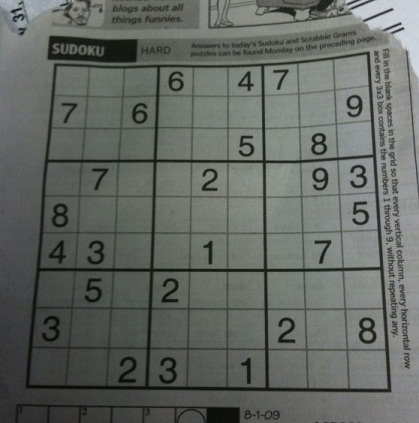
//> input picture data/sudoku-original.jpg, 419 x 423 px
$ ./sudokusolver   (built with g++ and OpenCV 4)
//> lines starting //> are read from the running program, lines starting //| are printed output that depends on the picture; after the words box and inside, x2 and y2 are one past the last pixel; in counts of white or black regions, pixels touching at a corner belong together
### src/sudoku-tools.h
// Copyright Utkarsh Sinha (2010)
// Modified Stefano Sinigardi (2017)

#pragma once

#include <opencv2/opencv.hpp>
#include <opencv2/highgui.hpp>
#include <opencv2/imgproc.hpp>

using namespace cv;
using namespace std;

void drawLine(Vec2f line, Mat &img, Scalar rgb = CV_RGB(0, 0, 255));
void mergeRelatedLines(vector<Vec2f> *lines, Mat &img);

### src/sudoku-tools.cpp
// Copyright Utkarsh Sinha (2010)
// Modified Stefano Sinigardi (2017)

#include "sudoku-tools.h"


void drawLine(Vec2f line, Mat &img, Scalar rgb)
{
  if (line[1] != 0)
  {
    float m = -1 / tan(line[1]);
    float c = line[0] / sin(line[1]);

    cv::line(img, Point(0, (int)c), Point(img.size().width, (int)(m*img.size().width + c)), rgb);
  }
  else
  {
    cv::line(img, Point((int)line[0], 0), Point((int)(line[0]), img.size().height), rgb);
  }
}

void mergeRelatedLines(vector<Vec2f> *lines, Mat &img)
{
  // The iterator helps traverse the array list. Each element of the list contains 2 things: rho and theta (the normal form of a line).
  // During the merging process, certain lines will fuse together.
  vector<Vec2f>::iterator current;
  vector<Vec4i> points(lines->size());
  for (current = lines->begin(); current != lines->end(); current++)
  {
    // We'll need to mark lines that have been fused (so they aren't considered for other things).
    // This is done by setting the rho to zero and theta to -100 (an impossible value).
    // So whenever we encounter such a line, we simply skip it:
    if ((*current)[0] == 0 && (*current)[1] == -100) continue;

    // Now, we store the rho and theta for the current line in two variables:
    float p1 = (*current)[0];
    float theta1 = (*current)[1];

    // With these two values, we find two points on the line
    // If the is horizontal (theta is around 90 degrees), we find a point at the extreme left (x=0)
    // and one at the extreme right (x=img.width). If not, we find a point at the extreme top (y=0)
    // and one at extreme bottom (y=img.height). All the calculations are done based on the normal form of a line.
    Point pt1current, pt2current;
    if (theta1 > CV_PI * 45 / 180 && theta1 < CV_PI * 135 / 180)
    {
      pt1current.x = 0;
      pt1current.y = (int)(p1 / sin(theta1));

      pt2current.x = img.size().width;
      pt2current.y = (int)(-pt2current.x / tan(theta1) + p1 / sin(theta1));
    }
    else
    {
      pt1current.y = 0;
      pt1current.x = (int)(p1 / cos(theta1));

      pt2current.y = img.size().height;
      pt2current.x = (int)(-pt2current.y / tan(theta1) + p1 / cos(theta1));
    }

    // We start iterating over the lines again
    // With this loop, we can compare every line with every other line.
    vector<Vec2f>::iterator	pos;
    for (pos = lines->begin(); pos != lines->end(); pos++)
    {
      // If we find that the line current is the same as the line pos, we continue. No point fusing the same line.
      if (*current == *pos)
        continue;

      // Now we check if the lines are within a certain distance of each other:
      if (fabs((*pos)[0] - (*current)[0]) < 20 && fabs((*pos)[1] - (*current)[1]) < CV_PI * 10 / 180)
      {
        // If they are, we store the rho and theta for the line pos.
        float p = (*pos)[0];
        float theta = (*pos)[1];

        // And again, we find two points on the line pos:
        Point pt1, pt2;
        if ((*pos)[1] > CV_PI * 45 / 180 && (*pos)[1] < CV_PI * 135 / 180)
        {
          pt1.x = 0;
          pt1.y = (int)(p / sin(theta));

          pt2.x = img.size().width;
          pt2.y = (int)(-pt2.x / tan(theta) + p / sin(theta));
        }
        else
        {
          pt1.y = 0;
          pt1.x = (int)(p / cos(theta));

          pt2.y = img.size().height;
          pt2.x = (int)(-pt2.y / tan(theta) + p / cos(theta));
        }

        // If endpoints of the line pos and the line current are close to each other, we fuse them:
        if (((double)(pt1.x - pt1current.x)*(pt1.x - pt1current.x) + (pt1.y - pt1current.y)*(pt1.y - pt1current.y) < 64 * 64) && ((double)(pt2.x - pt2current.x)*(pt2.x - pt2current.x) + (pt2.y - pt2current.y)*(pt2.y - pt2current.y) < 64 * 64))
        {
          printf("Merging\n");
          // Merge the two
          (*current)[0] = ((*current)[0] + (*pos)[0]) / 2;
          (*current)[1] = ((*current)[1] + (*pos)[1]) / 2;

          (*pos)[0] = 0;
          (*pos)[1] = -100;
        }
      }
    }
  }

  //return lines;
}

### src/sudokusolver.cpp
// Copyright Utkarsh Sinha (2010)
// Modified Stefano Sinigardi (2017)

#include "sudoku-tools.h"


int main()
{
  // We load the image in grayscale mode. We don't want to bother with the colour information, so just skip it.
  Mat sudoku = imread("../data/sudoku-original.jpg", 0);
//> sudoku: 423 rows x 419 cols, CV_8UC1; min 5, max 218, mean 101.9

  // we create a blank image of the same size. This image will hold the actual outer box of puzzle:
  Mat outerBox = Mat(sudoku.size(), CV_8UC1);

  // Create a duplicate. We'll try to extract grid lines in this image
  Mat original = sudoku.clone();

  // Blur the image a little. This smooths out the noise a bit and makes extracting the grid lines easier.
  GaussianBlur(sudoku, sudoku, Size(11, 11), 0);

  // With the noise smoothed out, we can now threshold the image.
  // The image can have varying illumination levels, so a good choice for a thresholding algorithm would be an adaptive threshold.
  // It calculates a threshold level several small windows in the image.
  // This threshold level is calculated using the mean level in the window, so it keeps things illumination independent.
  // It calculates a mean over a 5x5 window and subtracts 2 from the mean. This is the threshold level for every pixel.
  adaptiveThreshold(sudoku, outerBox, 255, ADAPTIVE_THRESH_MEAN_C, THRESH_BINARY, 5, 2);
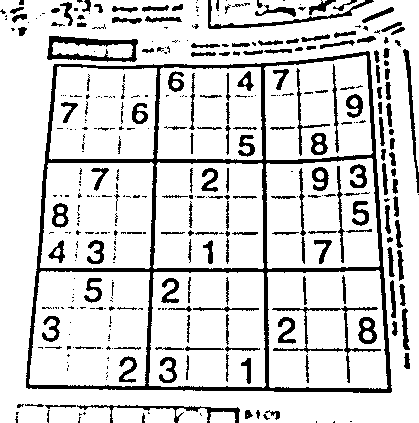
//> outerBox: 423 rows x 419 cols, CV_8UC1; 83.5% white; 389 black regions (212 under 20 px), largest, box (x1, y1, x2, y2) and area: (26, 51, 392, 393) 10109, (47, 36, 138, 62) 1011, (272, 306, 381, 383) 771

  imshow("thresholded", outerBox);
  waitKey(0);

  // Since we're interested in the borders, and they are black, we invert the image outerBox.
  // Then, the borders of the puzzles are white (along with other noise).
  bitwise_not(outerBox, outerBox);

  // This thresholding operation can disconnect certain connected parts (like lines).
  // So dilating the image once will fill up any small "cracks" that might have crept in.
  // Note that I've used a plus shaped structuring element here (the kernel matrix).
  Mat kernel = (Mat_<uchar>(3, 3) << 0, 1, 0, 1, 1, 1, 0, 1, 0);
  dilate(outerBox, outerBox, kernel);


  // Finding the biggest blob
  // First, I use the floodfill command. This command returns a bounding rectangle of the pixels it filled.
  // We've assumed the biggest thing in the picture to be the puzzle. So the biggest blob should have be the puzzle.
  // Since it is the biggest, it will have the biggest bounding box as well.
  // So we find the biggest bounding box, and save the location where we did the flood fill.
  // We iterate through the image. The >=128 condition is to ensure that only the white parts are flooded.
  // Whenever we encounter such a part, we flood it with a dark gray colour (gray level 64).
  // So in the future, we won't be reflooding these blobs. And whenever we encounter a big blob, we note the current point and the area it has.
  int count = 0;
  int max = -1;
  Point maxPt;
  Mat cloneOuterBox = outerBox.clone();
  for (int y = 0; y < outerBox.size().height; y++)
  {
    uchar *row = outerBox.ptr(y);
    for (int x = 0; x < outerBox.size().width; x++)
    {
      if (row[x] >= 128)
      {
        int area = floodFill(outerBox, Point(x, y), CV_RGB(0, 0, 64));

        if (area > max)
        {
          maxPt = Point(x, y);
          max = area;
        }
      }
    }
  }
//> this loop made 423 passes
//> (maxPt, max) on passes 1 to 3: (Point(207, 0), 1602), (Point(207, 0), 1602), (Point(207, 0), 1602)
//> outerBox: 423 rows x 419 cols, CV_8UC1; values 0 (black) and 64 (white), 27.2% white; 186 white regions (34 under 20 px), largest, box (x1, y1, x2, y2) and area: (25, 50, 393, 394) 15245, (271, 274, 382, 384) 1798, (207, 0, 375, 30) 1717
//> after the loop, max = 15245

  // Now, we have several blobs filled with a dark gray colour (level 64).
  // And we also know the point what produces a blob with maximum area. So we floodfill that point with white
  floodFill(outerBox, maxPt, CV_RGB(255, 255, 255));

  // Now, the biggest blob is white. We need to turn the other blobs black. We do that here.
  // Wherever a dark gray point is enountered, it is flooded with black, effectively "hiding" it.
  for (int y = 0; y < outerBox.size().height; y++)
  {
    uchar *row = outerBox.ptr(y);
    for (int x = 0; x < outerBox.size().width; x++)
    {
      if (row[x] == 64 && x != maxPt.x && y != maxPt.y)
      {
        int area = floodFill(outerBox, Point(x, y), CV_RGB(0, 0, 0));
      }
    }
    //printf("Current row: %d\n", y);
  }
//> outerBox: 423 rows x 419 cols, CV_8UC1; 8.6% white; 1 white region, box (x1, y1, x2, y2) and area: (25, 50, 393, 394) 15245

  // Because we had dilated the image earlier, we'll "restore" it a bit by eroding it:
  erode(outerBox, outerBox, kernel);
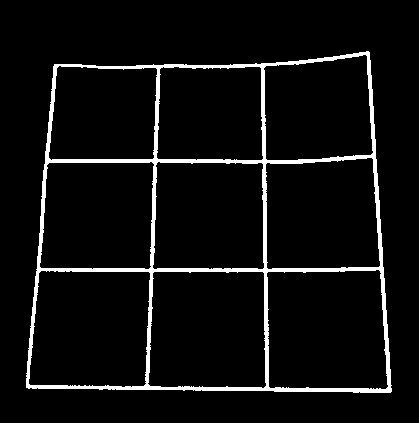
//> outerBox: 423 rows x 419 cols, CV_8UC1; 5.7% white; 1 white region, box (x1, y1, x2, y2) and area: (26, 51, 392, 393) 10121
  //imshow("thresholded", outerBox);


  // Detecting lines
  // At this point, we have a single blob. Now its time to find lines. This is done with the Hough transform.
  // OpenCV comes with it. So a line of code is all that's needed.
  vector<Vec2f> lines;
  HoughLines(outerBox, lines, 1, CV_PI / 180, 200);
//> lines = 21 lines (rho, theta), first 12: [385, 1.59], [388, 1.57], [269, 1.57], [-362, 3.07], [-261, 3.12], [160, 0.03], [60, 0.09], [-366, 3.09], [160, 1.57], [264, 0], [273, 1.55], [158, 1.59]

  // Each physical line has several possible approximations. This is usually because the physical line is thick.
  // So, just these lines aren't enough for figuring out where the puzzle is located. We'll have to do some math with these lines.
  // One way to fix this is to "merge" lines that are close by. We wrote mergeRelatedLines to do it!
  mergeRelatedLines(&lines, sudoku);
//> the loop in mergeRelatedLines, `for (current = lines->begin(); current != lines->end(); current++)` made 21 passes
//> (p1, theta1) on passes 1, 3, 4, 5, 6, 7, 8, 9, 10, 14, 16, 17: (385, 1.59), (269, 1.57), (-362, 3.07), (-261, 3.12), (160, 0.0349), (60, 0.0873), (-366, 3.09), (160, 1.57), (264, 0), (164, 0.0524), (157, 0.0175), (64, 0.105)
//> lines = 21 items, first 12: [386.5, 1.58], [0, -100], [268.5, 1.58], [-362, 3.07], [-261, 3.12], [160, 0.03], [60, 0.09], [-366, 3.09], [161.5, 1.57], [264, 0], [0, -100], [0, -100]

  // Then we draw our lines in the image
  printf("Size of lines: %d\n", ((int)lines.size()));
//| Size of lines: 21
  for (int i = 0; i < lines.size(); i++)
  {
    drawLine(lines[i], outerBox, CV_RGB(0, 0, 128));
  }
//> this loop made 21 passes
//> (m in drawLine, c in drawLine) on passes 1, 2, 3, 4, 5, 6, 7, 8, 9, 11, 12, 13: (0.00873, 386.5), (-1.7, 0), (0.00436, 268.5), (14.3, -5189.5), (57.29, -14954.9), (-28.64, 4584.6), (-11.43, 688.4), (19.08, -6993.3), (-0.00436, 161.5), (-1.7, 0), (-1.7, 0), (-1.7, 0)
//> pass 1, `drawLine(lines[i], outerBox, CV_RGB(0, 0, 128));`:
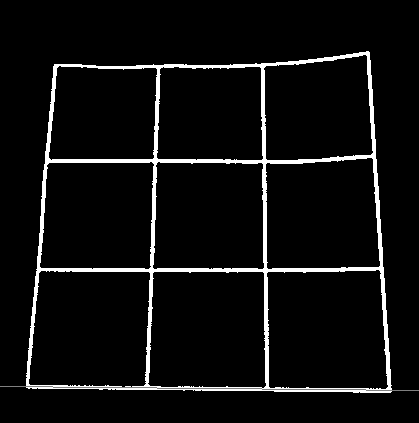
//> outerBox: 423 rows x 419 cols, CV_8UC1; 0.24% of pixels changed, all inside (x1, y1, x2, y2) = (0, 386, 419, 391)
//> after the loop:
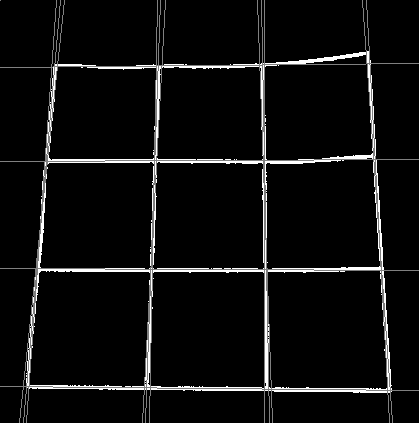
//> outerBox: 423 rows x 419 cols, CV_8UC1; min 0, max 255, mean 13.4

  imshow("thresholded", outerBox);

  // We'll try and detect lines that are nearest to the top edge, bottom edge, right edge and the left edge.
  // These will be the outer boundaries of the sudoku puzzle. We start by adding these lines after the mergeRelatedLines call.
  // The initial values of each edge is initially set to a ridiculous value. This will ensure it gets to the proper edge later on.
  Vec2f topEdge = Vec2f(1000, 1000);	      double topYIntercept = 100000, topXIntercept = 0;
  Vec2f bottomEdge = Vec2f(-1000, -1000);	double bottomYIntercept = 0, bottomXIntercept = 0;
  Vec2f leftEdge = Vec2f(1000, 1000);	    double leftXIntercept = 100000, leftYIntercept = 0;
  Vec2f rightEdge = Vec2f(-1000, -1000);		double rightXIntercept = 0, rightYIntercept = 0;

  // Now we loop over all lines:
  for (int i = 0; i < lines.size(); i++)
  {
    Vec2f current = lines[i];
    // We store the rho and theta values.
    float p = current[0];
    float theta = current[1];

    // If we encounter a "merged" line, we simply skip it
    if (p == 0 && theta == -100) continue;

    // Now we use the normal form of line to calculate the x and y intercepts (the place where the lines intersects the X and Y axis)
    double xIntercept, yIntercept;
    xIntercept = p / cos(theta);
    yIntercept = p / (cos(theta)*sin(theta));

    // We will ignore any line that has slope different from horizontal or vertical.
    // Vertical case:
    if (theta > CV_PI * 80 / 180 && theta < CV_PI * 100 / 180)
    {
      if (p < topEdge[0])
        topEdge = current;

      if (p > bottomEdge[0])
        bottomEdge = current;
    }
    // Horizontal case:
    else if (theta<CV_PI * 10 / 180 || theta>CV_PI * 170 / 180)
    {
      if (xIntercept > rightXIntercept)
      {
        rightEdge = current;
        rightXIntercept = xIntercept;
      }
      else if (xIntercept <= leftXIntercept)
      {
        leftEdge = current;
        leftXIntercept = xIntercept;
      }
    }
  }
//> this loop made 21 passes
//> (p, theta, xIntercept, yIntercept, leftXIntercept) on passes 5, 6, 7, 19: (-261, 3.12, 261, 14957.2, 261), (160, 0.0349, 160.1, 4587.4, 160.1), (60, 0.0873, 60.23, 691.1, 60.23), (56, 0.0698, 56.14, 804.8, 56.14)
//> (p, theta, xIntercept, yIntercept, rightXIntercept) on passes 4, 8: (-362, 3.07, 362.9, 5202.2, 362.9), (-366, 3.09, 366.5, 7002.9, 366.5)
//> after the loop, rightXIntercept = 366.5; leftXIntercept = 56.14

  // Just for visualizing it, we'll draw those lines on the original image:
  drawLine(topEdge, sudoku, CV_RGB(0, 0, 0));
  drawLine(bottomEdge, sudoku, CV_RGB(0, 0, 0));
  drawLine(leftEdge, sudoku, CV_RGB(0, 0, 0));
  drawLine(rightEdge, sudoku, CV_RGB(0, 0, 0));
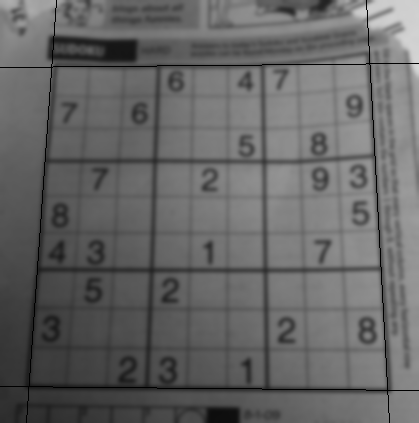
//> sudoku: 423 rows x 419 cols, CV_8UC1; min 0, max 213, mean 101.1


  // Next, we'll calculate the intersections of these four lines. First, we find two points on each line.
  // Then using some math, we can calculate exactly where any two particular lines intersect.
  // The code below finds two points on a line. The right and left edges need the "if" construct.
  // These edges are vertical. They can have infinite slope, something a computer cannot represent.
  // So I check if they have infinite slope or not. If it does, calculate two points using a "safe" method.
  // Otherwise, the normal method can be used.
  Point left1, left2, right1, right2, bottom1, bottom2, top1, top2;

  int height = outerBox.size().height;
//> height = 423
  int width = outerBox.size().width;
//> width = 419

  if (leftEdge[1] != 0)
  {
    left1.x = 0;
    left1.y = (int)(leftEdge[0] / sin(leftEdge[1]));
//> left1 = Point(0, 802)
    left2.x = width;
//> left2 = Point(419, 0)
    left2.y = (int)(-left2.x / tan(leftEdge[1]) + left1.y);
//> left2 = Point(419, -5189)
  }
  else
  {
    left1.y = 0;
    left1.x = (int)(leftEdge[0] / cos(leftEdge[1]));
    left2.y = height;
    left2.x = (int)(left1.x - height*tan(leftEdge[1]));
  }

  if (rightEdge[1] != 0)
  {
    right1.x = 0;
    right1.y = (int)(rightEdge[0] / sin(rightEdge[1]));
//> right1 = Point(0, -6993)
    right2.x = width;
//> right2 = Point(419, 0)
    right2.y = (int)(-right2.x / tan(rightEdge[1]) + right1.y);
//> right2 = Point(419, 1001)
  }
  else
  {
    right1.y = 0;
    right1.x = (int)(rightEdge[0] / cos(rightEdge[1]));
    right2.y = height;
    right2.x = (int)(right1.x - height*tan(rightEdge[1]));
  }

  bottom1.x = 0;
  bottom1.y = (int)(bottomEdge[0] / sin(bottomEdge[1]));
//> bottom1 = Point(0, 386)
  bottom2.x = width;
//> bottom2 = Point(419, 0)
  bottom2.y = (int)(-bottom2.x / tan(bottomEdge[1]) + bottom1.y);
//> bottom2 = Point(419, 389)

  top1.x = 0;
  top1.y = (int)(topEdge[0] / sin(topEdge[1]));
//> top1 = Point(0, 67)
  top2.x = width;
//> top2 = Point(419, 0)
  top2.y = (int)(-top2.x / tan(topEdge[1]) + top1.y);
//> top2 = Point(419, 63)

  // This part calculates the actual intersection points
  double leftA = left2.y - left1.y;
//> leftA = -5991
  double leftB = left1.x - left2.x;
//> leftB = -419
  double leftC = leftA*left1.x + leftB*left1.y;
//> leftC = -336038

  double rightA = right2.y - right1.y;
//> rightA = 7994
  double rightB = right1.x - right2.x;
//> rightB = -419
  double rightC = rightA*right1.x + rightB*right1.y;
//> rightC = 2930067

  double topA = top2.y - top1.y;
//> topA = -4
  double topB = top1.x - top2.x;
//> topB = -419
  double topC = topA*top1.x + topB*top1.y;
//> topC = -28073

  double bottomA = bottom2.y - bottom1.y;
//> bottomA = 3
  double bottomB = bottom1.x - bottom2.x;
//> bottomB = -419
  double bottomC = bottomA*bottom1.x + bottomB*bottom1.y;
//> bottomC = -161734

  // Intersection of left and top
  double detTopLeft = leftA*topB - leftB*topA;
//> detTopLeft = 2508553
  Point ptTopLeft = Point((int)((topB*leftC - leftB*topC) / detTopLeft), (int)((leftA*topC - topA*leftC) / detTopLeft));
//> ptTopLeft = Point(51, 66)

  // Intersection of top and right
  double detTopRight = rightA*topB - rightB*topA;
//> detTopRight = -3351162
  Point ptTopRight = Point((int)((topB*rightC - rightB*topC) / detTopRight), (int)((rightA*topC - topA*rightC) / detTopRight));
//> ptTopRight = Point(369, 63)

  // Intersection of right and bottom
  double detBottomRight = rightA*bottomB - rightB*bottomA;
//> detBottomRight = -3348229
  Point ptBottomRight = Point((int)((bottomB*rightC - rightB*bottomC) / detBottomRight), (int)((rightA*bottomC - bottomA*rightC) / detBottomRight));
//> ptBottomRight = Point(386, 388)

  // Intersection of bottom and left
  double detBottomLeft = leftA*bottomB - leftB*bottomA;
//> detBottomLeft = 2511486
  Point ptBottomLeft = Point((int)((bottomB*leftC - leftB*bottomC) / detBottomLeft), (int)((leftA*bottomC - bottomA*leftC) / detBottomLeft));
//> ptBottomLeft = Point(29, 386)

  // Now we draw the intersection points on the image
  line(sudoku, ptTopRight, ptTopRight, CV_RGB(255, 0, 0), 10);
//> sudoku: 423 rows x 419 cols, CV_8UC1; 62 pixels changed, all inside (x1, y1, x2, y2) = (364, 59, 374, 69)
  line(sudoku, ptTopLeft, ptTopLeft, CV_RGB(255, 0, 0), 10);
//> sudoku: 423 rows x 419 cols, CV_8UC1; min 0, max 213, mean 101
  line(sudoku, ptBottomRight, ptBottomRight, CV_RGB(255, 0, 0), 10);
//> sudoku: 423 rows x 419 cols, CV_8UC1; min 0, max 213, mean 101
  line(sudoku, ptBottomLeft, ptBottomLeft, CV_RGB(255, 0, 0), 10);
//> sudoku: 423 rows x 419 cols, CV_8UC1; min 0, max 213, mean 101

  imshow("Sudoku with edges and edge lines", sudoku);


  // Correct the perspective transform
  // We have the points. Now we can correct the skewed perspective. First, we find the longest edge of the puzzle.
  // The new image will be a square of the length of the longest edge.
  // Simple code. We calculate the length of each edge. Whenever we find a longer edge, we store its length squared.
  int maxLength = (ptBottomLeft.x - ptBottomRight.x)*(ptBottomLeft.x - ptBottomRight.x) + (ptBottomLeft.y - ptBottomRight.y)*(ptBottomLeft.y - ptBottomRight.y);
//> maxLength = 127453
  int temp = (ptTopRight.x - ptBottomRight.x)*(ptTopRight.x - ptBottomRight.x) + (ptTopRight.y - ptBottomRight.y)*(ptTopRight.y - ptBottomRight.y);
//> temp = 105914
  if (temp > maxLength) maxLength = temp;
  //
  temp = (ptTopRight.x - ptTopLeft.x)*(ptTopRight.x - ptTopLeft.x) + (ptTopRight.y - ptTopLeft.y)*(ptTopRight.y - ptTopLeft.y);
//> temp = 101133
  if (temp > maxLength) maxLength = temp;

  temp = (ptBottomLeft.x - ptTopLeft.x)*(ptBottomLeft.x - ptTopLeft.x) + (ptBottomLeft.y - ptTopLeft.y)*(ptBottomLeft.y - ptTopLeft.y);
//> temp = 102884
  if (temp > maxLength) maxLength = temp;
  // And finally when we have the longest edge, we do a square root to get its exact length.
  maxLength = (int)(sqrt((double)maxLength));
//> maxLength = 357

  // We create source and destination points
  // The top left point in the source is equivalent to the point (0,0) in the corrected image. And so on.
  Point2f src[4], dst[4];
  src[0] = ptTopLeft;
//> src = 4 Points (x, y): [51, 66], [0, 0], [0, 0], [0, 0]
  src[1] = ptTopRight;
//> src = 4 Points (x, y): [51, 66], [369, 63], [0, 0], [0, 0]
  src[2] = ptBottomRight;
//> src = 4 Points (x, y): [51, 66], [369, 63], [386, 388], [0, 0]
  src[3] = ptBottomLeft;
//> src = 4 Points (x, y): [51, 66], [369, 63], [386, 388], [29, 386]

  dst[0] = Point2f(0.0f, 0.0f);
  dst[1] = Point2f(maxLength - 1.0f, 0.0f);
//> dst = 4 Points (x, y): [0, 0], [356, 0], [0, 0], [0, 0]
  dst[2] = Point2f(maxLength - 1.0f, maxLength - 1.0f);
//> dst = 4 Points (x, y): [0, 0], [356, 0], [356, 356], [0, 0]
  dst[3] = Point2f(0.0f, maxLength - 1.0f);
//> dst = 4 Points (x, y): [0, 0], [356, 0], [356, 356], [0, 356]

  // We create a new image and do the undistortion
  Mat undistorted = Mat(Size(maxLength, maxLength), CV_8UC1);
//> undistorted: 357 rows x 357 cols, CV_8UC1; every value is 0
  warpPerspective(original, undistorted, getPerspectiveTransform(src, dst), Size(maxLength, maxLength));
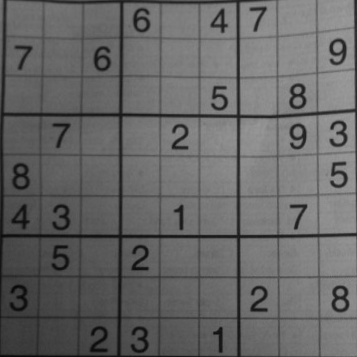
//> undistorted: 357 rows x 357 cols, CV_8UC1; min 5, max 156, mean 102.4

  //imshow("Lines", outerBox);

  Mat undistortedThreshed = undistorted.clone();

  // Show this sample
  //threshold(undistorted, undistortedThreshed, 128, 255, THRESH_BINARY_INV);
  adaptiveThreshold(undistorted, undistortedThreshed, 255, ADAPTIVE_THRESH_GAUSSIAN_C, THRESH_BINARY_INV, 101, 1);
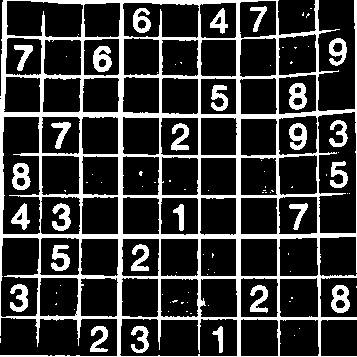
//> undistortedThreshed: 357 rows x 357 cols, CV_8UC1; 21.8% white; 91 white regions (64 under 20 px), largest, box (x1, y1, x2, y2) and area: (0, 0, 357, 357) 20904, (331, 285, 350, 313) 333, (93, 46, 112, 72) 327

  imshow("undistorted", undistortedThreshed);
  waitKey(0);

  return 0;
}
